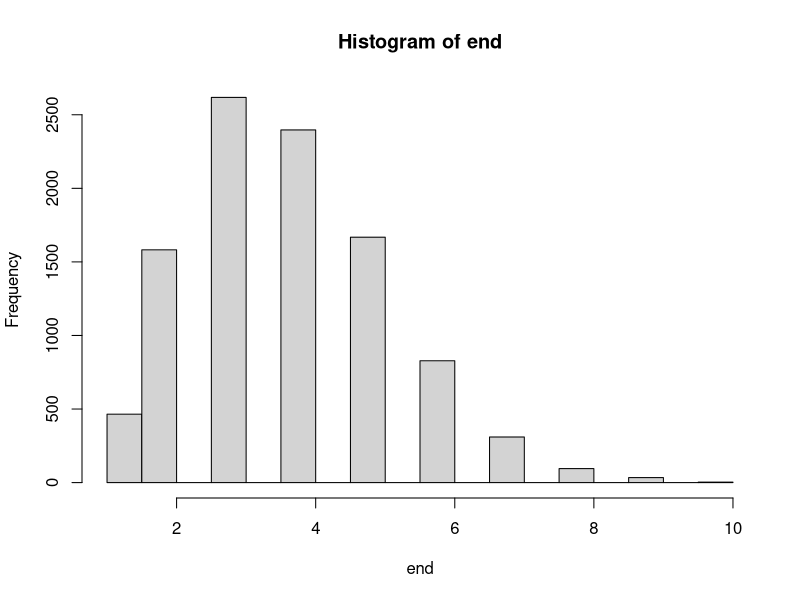

This chart was generated by the following R code:
n <- 50

Urn <- function(finalball, starting_ball){
  ball <- starting_ball
  while(length(ball) < finalball){
    pick <- sample(ball, "1")
    if (pick == "0"){
      ball <- ball[-which(ball == pick)]
      pick2 <- sample(1:length(ball),1)
      ball[pick2] <- as.character(length(ball) + 1)
      ball <- c(ball, pick)
    }else{
      ball <- c(ball, pick)
    }
  }
  return(ball)
}

end <- numeric()
repeattimes <- 10000
for (i in 1:repeattimes) {
  end[i] <- dim(table(Urn(51, c("1","0")))) - 1 
}

hist(end)

